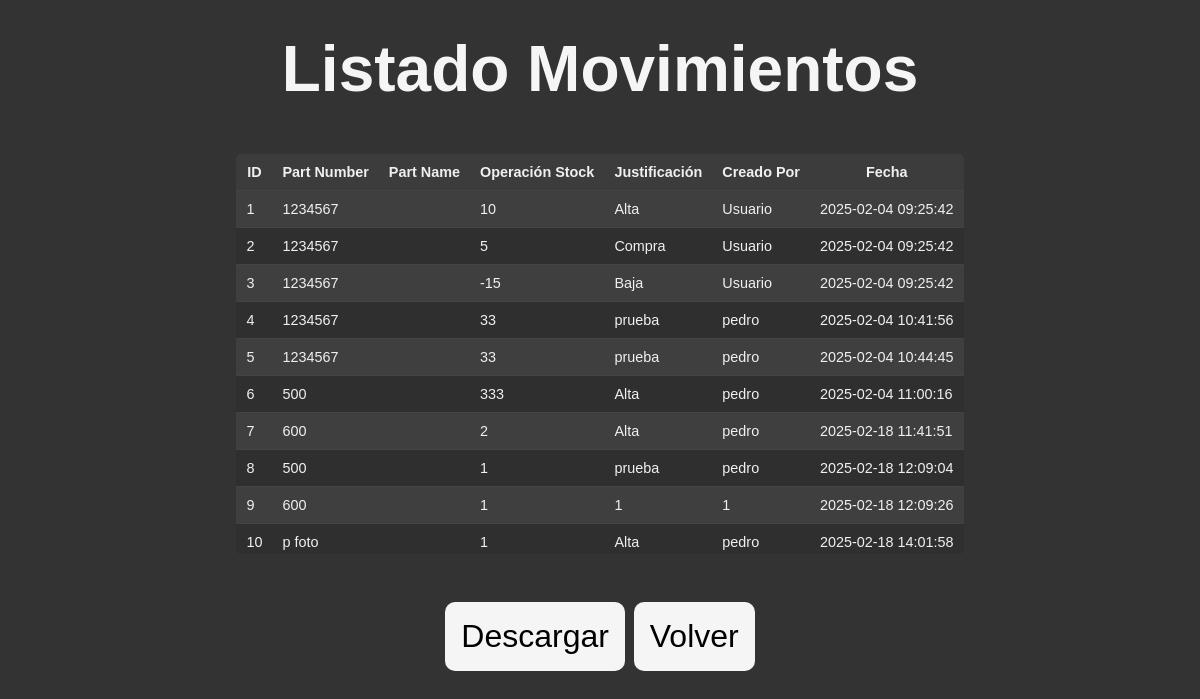
Page /list_movimientos on the committed database.
### tables this page shows
CREATE TABLE movimientos (
        id INTEGER PRIMARY KEY AUTOINCREMENT,
        part_number TEXT NOT NULL,
        operacion_stock INTEGER NOT NULL,
        justificacion TEXT,
        creado_por TEXT,
        fecha TEXT NOT NULL,
        FOREIGN KEY (part_number) REFERENCES items(part_number)
    );

### server.py (the view)
@app.route('/list_movimientos',methods=['GET'])
def list_movimientos():
    if request.method == 'GET':
        movimientos = db.get_movimientos()  # Función que retorna la lista de filas de la tabla
        return render_template('list_movimientos.html', movimientos=movimientos)

### db_sqlite.py (called while the page is built)
def get_movimientos():
    [conexion, cursor] = create_connection()
    conexion.row_factory = sqlite3.Row  # Permite acceder a las columnas por nombre
    cursor = conexion.cursor()
    cursor.execute("SELECT * FROM movimientos")
    movimientos = [dict(row) for row in cursor.fetchall()]
    conexion.close()
    return movimientos

### templates/list_movimientos.html (shortened to what this page needs)
<!DOCTYPE html>
<html lang="es">
<head>
    <link href="{{ url_for('static', filename='styles/style.css') }}" rel="stylesheet" />
</head>
</body>
    <h1>Listado Movimientos</h1>
    <div class="table-container">
        <table>
            <thead>
                <tr>
                    <th>ID</th>
                    <th>Part Number</th>
                    <th>Part Name</th>
                    <th>Operación Stock</th>
                    <th>Justificación</th>
                    <th>Creado Por</th>
                    <th>Fecha</th>
                </tr>
            </thead>
            <tbody>
                {% for mov in movimientos %}
                <tr>
                    <td>{{ mov.id }}</td>
                    <td>{{ mov.part_number }}</td>
                    <td>{{ mov.part_name }}</td>
                    <td>{{ mov.operacion_stock }}</td>
                    <td>{{ mov.justificacion }}</td>
                    <td>{{ mov.creado_por }}</td>
                    <td>{{ mov.fecha }}</td>
                </tr>
                {% endfor %}
            </tbody>
        </table>
    </div>
    <div>
        <a href="{{ url_for('descargar_movimientos_csv') }}" class="btn">Descargar</a>
        <a href="{{ url_for('index') }}" class="btn">Volver</a>
    </div>
</body>

### static/styles/style.css (style rules this page uses)
* { margin: 0; padding: 0; box-sizing: border-box; font-family: 'Arial', sans-serif; }
a.btn { display: inline-block; padding: 1rem; background-color: whitesmoke; color: #000; text-decoration: none; border-radius: 10px; font-size: 2rem; cursor: pointer; }
.table-container { overflow-y: auto; height: 400px; margin: 1rem; font-size: 0.9rem; background-color: #2c2c2c; color: #f0f0f0; border-radius: 5px; }
table { width: 100%; border-collapse: collapse; }
thead { background-color: #3c3c3c; }
th, td { padding: 10px; border-bottom: 1px solid #444; }
tbody tr:nth-child(odd) { background-color: #3f3f3f; }
tbody tr:nth-child(even) { background-color: #2f2f2f; }

### rows in the picture
movimientos: id "1", part_number "1234567", operacion_stock "10", justificacion "Alta", creado_por "Usuario", fecha "2025-02-04 09:25:42"
movimientos: id "2", part_number "1234567", operacion_stock "5", justificacion "Compra", creado_por "Usuario", fecha "2025-02-04 09:25:42"
movimientos: id "3", part_number "1234567", operacion_stock "-15", justificacion "Baja", creado_por "Usuario", fecha "2025-02-04 09:25:42"
movimientos: id "4", part_number "1234567", operacion_stock "33", justificacion "prueba", creado_por "pedro", fecha "2025-02-04 10:41:56"
movimientos: id "5", part_number "1234567", operacion_stock "33", justificacion "prueba", creado_por "pedro", fecha "2025-02-04 10:44:45"
movimientos: id "6", part_number "500", operacion_stock "333", justificacion "Alta", creado_por "pedro", fecha "2025-02-04 11:00:16"
movimientos: id "7", part_number "600", operacion_stock "2", justificacion "Alta", creado_por "pedro", fecha "2025-02-18 11:41:51"
movimientos: id "8", part_number "500", operacion_stock "1", justificacion "prueba", creado_por "pedro", fecha "2025-02-18 12:09:04"
movimientos: id "9", part_number "600", operacion_stock "1", justificacion "1", creado_por "1", fecha "2025-02-18 12:09:26"
movimientos: id "10", part_number "p foto", operacion_stock "1", justificacion "Alta", creado_por "pedro", fecha "2025-02-18 14:01:58"
